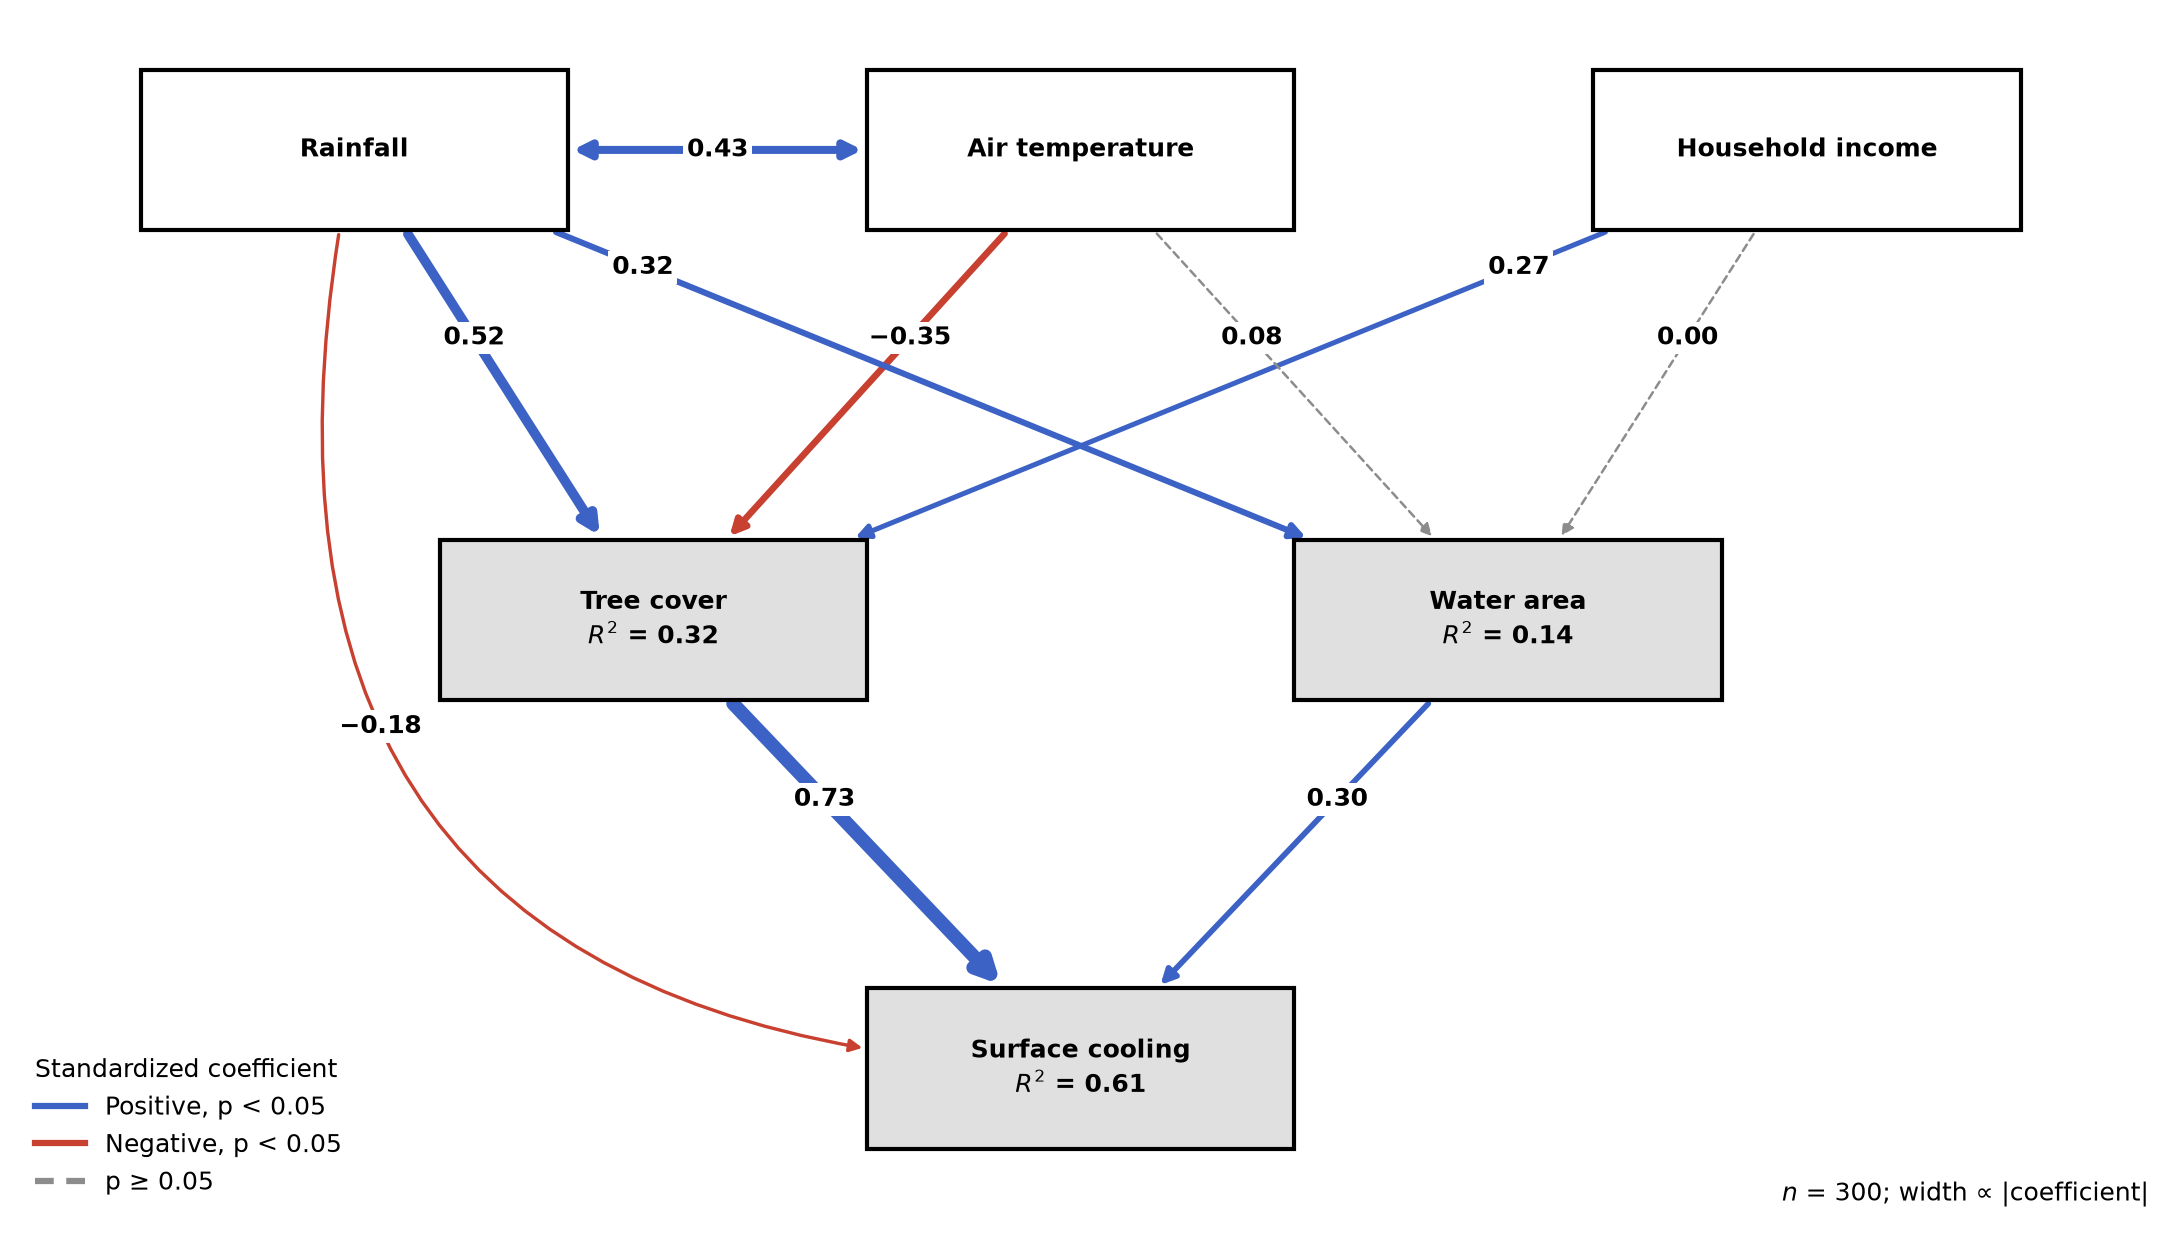

Write the Python code that produced this figure.
"""Variables as boxes joined by arrows labeled with standardized path coefficients.

Synthetic data fitted by least squares; writes snippet.png next to this file.
"""

import os
from pathlib import Path

import matplotlib.pyplot as plt
import numpy as np
from matplotlib.lines import Line2D
from matplotlib.patches import FancyArrowPatch, FancyBboxPatch

MM = 1 / 25.4
STYLE_DIR = Path(__file__).resolve().parent / "../../../styles"
N = 300
# name: (x, y) center in diagram units; the canvas is 10 wide and 6 high.
NODES = {
    "Rainfall": (1.6, 5.0),
    "Air temperature": (5.0, 5.0),
    "Household income": (8.4, 5.0),
    "Tree cover": (3.0, 2.8),
    "Water area": (7.0, 2.8),
    "Surface cooling": (5.0, 0.7),
}
BOX = (2.0, 0.75)  # width and height of a box in diagram units
# Each endogenous variable and the variables with a path into it.
MODEL = {
    "Tree cover": ("Rainfall", "Air temperature", "Household income"),
    "Water area": ("Rainfall", "Air temperature", "Household income"),
    "Surface cooling": ("Tree cover", "Water area", "Rainfall"),
}
COVARIANCE = (("Rainfall", "Air temperature"),)  # drawn double-headed
CURVED = {("Rainfall", "Surface cooling"): 0.6}  # arc3 radius for paths that pass a box
# Where each label sits along its path (0 = source, 1 = target); default LABEL_AT.
LABEL_AT = 0.4
LABEL_ALONG = {("Rainfall", "Water area"): 0.25, ("Household income", "Tree cover"): 0.25,
               ("Rainfall", "Air temperature"): 0.5}
POSITIVE, NEGATIVE, NOT_SIGNIFICANT = "#3b62c4", "#c8402f", "0.55"
WIDTH_PER_UNIT = 3  # stroke widths per unit of |coefficient|
T_CRIT = 1.96  # two-sided 5 % on the normal approximation


def standardize(values):
    return (values - values.mean()) / values.std()


def survey(rng):
    """Standardized synthetic data with fixed links between the variables."""
    rain = rng.normal(size=N)
    temperature = 0.4 * rain + 0.9 * rng.normal(size=N)
    income = rng.normal(size=N)
    trees = 0.5 * rain - 0.35 * temperature + 0.25 * income + 0.8 * rng.normal(size=N)
    water = 0.35 * rain + 0.05 * income + 0.9 * rng.normal(size=N)
    cooling = 0.55 * trees + 0.3 * water - 0.15 * rain + 0.6 * rng.normal(size=N)
    names = list(NODES)
    columns = (rain, temperature, income, trees, water, cooling)
    return {name: standardize(column) for name, column in zip(names, columns)}


def fit_paths(data):
    """Standardized coefficients, t values and R² from one least-squares fit per equation."""
    paths, r2 = {}, {}
    for target, sources in MODEL.items():
        x = np.column_stack([data[s] for s in sources])
        y = data[target]
        beta, *_ = np.linalg.lstsq(x, y, rcond=None)
        residual = y - x @ beta
        variance = residual @ residual / (N - len(sources) - 1)
        se = np.sqrt(np.diag(variance * np.linalg.inv(x.T @ x)))
        for source, b, s in zip(sources, beta, se):
            paths[source, target] = (b, b / s)
        r2[target] = 1 - residual.var() / y.var()
    for a, b in COVARIANCE:
        r = np.corrcoef(data[a], data[b])[0, 1]
        paths[a, b] = (r, r * np.sqrt((N - 2) / (1 - r ** 2)))
    return paths, r2


def boxes(ax, r2):
    patches = {}
    w, h = BOX
    for name, (x, y) in NODES.items():
        endogenous = name in r2
        patch = FancyBboxPatch((x - w / 2, y - h / 2), w, h, boxstyle="square,pad=0",
                               facecolor="0.88" if endogenous else "white",
                               edgecolor="black", zorder=3)
        ax.add_patch(patch)
        label = f"{name}\n$R^2$ = {r2[name]:.2f}" if endogenous else name
        ax.text(x, y, label, ha="center", va="center", fontweight="bold", zorder=4)
        patches[name] = patch
    return patches


def label_point(start, end, rad, along=0.5):
    """A point on the arrow: the straight line, or the arc3 curve with radius rad."""
    start, end = np.asarray(start), np.asarray(end)
    chord = end - start
    control = (start + end) / 2 + rad * np.array([chord[1], -chord[0]])
    t = along
    return (1 - t) ** 2 * start + 2 * t * (1 - t) * control + t ** 2 * end


def coefficient_text(value):
    """Two decimals with a true minus sign, and no '−0.00'."""
    text = f"{value:.2f}"
    return "0.00" if float(text) == 0 else text.replace("-", "\u2212")


def path_diagram(ax, paths, r2):
    patches = boxes(ax, r2)
    for (source, target), (coef, t) in paths.items():
        significant = abs(t) > T_CRIT
        color = (POSITIVE if coef > 0 else NEGATIVE) if significant else NOT_SIGNIFICANT
        width = plt.rcParams["lines.linewidth"] * max(WIDTH_PER_UNIT * abs(coef), 0.4)
        rad = CURVED.get((source, target), 0.0)
        double = (source, target) in COVARIANCE
        arrow = FancyArrowPatch(
            NODES[source], NODES[target], patchA=patches[source], patchB=patches[target],
            shrinkA=1, shrinkB=1, connectionstyle=f"arc3,rad={rad}",
            arrowstyle="<|-|>" if double else "-|>", mutation_scale=5 + 1.5 * width,
            color=color, linewidth=width, linestyle="-" if significant else (0, (3, 2)),
            zorder=2)
        ax.add_patch(arrow)
        along = LABEL_ALONG.get((source, target), LABEL_AT)
        x, y = label_point(NODES[source], NODES[target], rad, along)
        ax.text(x, y, coefficient_text(coef), ha="center", va="center", fontweight="bold",
                bbox={"boxstyle": "square,pad=0.15", "facecolor": "white",
                      "edgecolor": "none"}, zorder=5)
    ax.set(xlim=(0, 10), ylim=(0, 5.6))
    ax.set_aspect("equal")
    ax.axis("off")


def key(ax):
    handles = [Line2D([], [], color=POSITIVE),
               Line2D([], [], color=NEGATIVE),
               Line2D([], [], color=NOT_SIGNIFICANT, ls=(0, (3, 2)))]
    ax.legend(handles, ["Positive, p < 0.05", "Negative, p < 0.05", "p ≥ 0.05"],
              loc="lower left", bbox_to_anchor=(0.0, 0.0), frameon=False,
              title="Standardized coefficient", alignment="left")


def main():
    rng = np.random.default_rng(4)
    paths, r2 = fit_paths(survey(rng))
    default = STYLE_DIR / "default.mplstyle"
    sheets = [default] if default.is_file() else []
    if selected := os.environ.get("CEDALION_STYLE"):
        sheet = Path(selected).expanduser()
        sheets.append(sheet if sheet.is_file() else STYLE_DIR / (selected.removesuffix(".mplstyle") + ".mplstyle"))
    width_mm = float(os.environ.get("CEDALION_WIDTH_MM", 183))
    with plt.style.context(sheets):
        fig, ax = plt.subplots(figsize=(width_mm * MM, 105 * MM), layout="constrained")
        path_diagram(ax, paths, r2)
        key(ax)
        ax.text(10, 0.05, f"$n$ = {N}; width ∝ |coefficient|", ha="right", va="bottom")
        fig.savefig(os.environ.get("CEDALION_SNIPPET_PNG", Path(__file__).with_name("snippet.png")), dpi=300)
        plt.close(fig)


if __name__ == "__main__":
    main()
